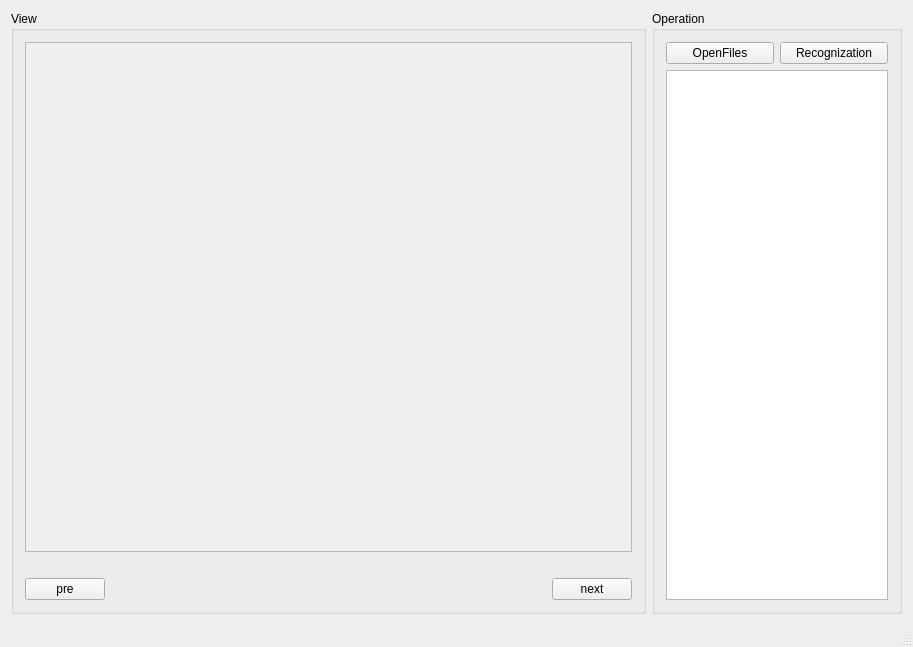
<?xml version="1.0" encoding="UTF-8"?>
<ui version="4.0">
 <class>NumberORCClass</class>
 <widget class="QMainWindow" name="NumberORCClass">
  <property name="geometry">
   <rect>
    <x>0</x>
    <y>0</y>
    <width>913</width>
    <height>647</height>
   </rect>
  </property>
  <property name="windowTitle">
   <string>NumberORC</string>
  </property>
  <widget class="QWidget" name="centralWidget">
   <layout class="QHBoxLayout" name="horizontalLayout_4">
    <item>
     <widget class="QGroupBox" name="groupBox_view">
      <property name="title">
       <string>View</string>
      </property>
      <layout class="QVBoxLayout" name="verticalLayout_3">
       <item>
        <widget class="QScrollArea" name="scrollArea">
         <property name="widgetResizable">
          <bool>true</bool>
         </property>
         <widget class="QWidget" name="scrollAreaWidgetContents">
          <property name="geometry">
           <rect>
            <x>0</x>
            <y>0</y>
            <width>617</width>
            <height>522</height>
           </rect>
          </property>
          <layout class="QVBoxLayout" name="verticalLayout_2">
           <item>
            <widget class="QLabel" name="label_main">
             <property name="text">
              <string/>
             </property>
            </widget>
           </item>
          </layout>
         </widget>
        </widget>
       </item>
       <item>
        <layout class="QHBoxLayout" name="horizontalLayout_2">
         <item>
          <widget class="QLabel" name="label_1">
           <property name="maximumSize">
            <size>
             <width>120</width>
             <height>120</height>
            </size>
           </property>
           <property name="text">
            <string/>
           </property>
          </widget>
         </item>
         <item>
          <widget class="QLabel" name="label_2">
           <property name="maximumSize">
            <size>
             <width>120</width>
             <height>120</height>
            </size>
           </property>
           <property name="text">
            <string/>
           </property>
          </widget>
         </item>
         <item>
          <widget class="QLabel" name="label_3">
           <property name="maximumSize">
            <size>
             <width>120</width>
             <height>120</height>
            </size>
           </property>
           <property name="text">
            <string/>
           </property>
          </widget>
         </item>
        </layout>
       </item>
       <item>
        <layout class="QHBoxLayout" name="horizontalLayout_3">
         <item>
          <widget class="QPushButton" name="pushButton_pre">
           <property name="text">
            <string>pre</string>
           </property>
          </widget>
         </item>
         <item>
          <spacer name="horizontalSpacer">
           <property name="orientation">
            <enum>Qt::Horizontal</enum>
           </property>
           <property name="sizeHint" stdset="0">
            <size>
             <width>40</width>
             <height>20</height>
            </size>
           </property>
          </spacer>
         </item>
         <item>
          <widget class="QPushButton" name="pushButton_next">
           <property name="text">
            <string>next</string>
           </property>
          </widget>
         </item>
        </layout>
       </item>
      </layout>
     </widget>
    </item>
    <item>
     <widget class="QGroupBox" name="groupBox_operation">
      <property name="minimumSize">
       <size>
        <width>150</width>
        <height>0</height>
       </size>
      </property>
      <property name="maximumSize">
       <size>
        <width>250</width>
        <height>16777215</height>
       </size>
      </property>
      <property name="title">
       <string>Operation</string>
      </property>
      <layout class="QVBoxLayout" name="verticalLayout">
       <item>
        <layout class="QHBoxLayout" name="horizontalLayout">
         <item>
          <widget class="QPushButton" name="pushButton_openfiles">
           <property name="text">
            <string>OpenFiles</string>
           </property>
          </widget>
         </item>
         <item>
          <widget class="QPushButton" name="pushButton_recognization">
           <property name="text">
            <string>Recognization</string>
           </property>
          </widget>
         </item>
        </layout>
       </item>
       <item>
        <widget class="QTextEdit" name="textEdit"/>
       </item>
      </layout>
     </widget>
    </item>
   </layout>
  </widget>
  <widget class="QStatusBar" name="statusBar"/>
 </widget>
 <layoutdefault spacing="6" margin="11"/>
 <resources>
  <include location="numberorc.qrc"/>
 </resources>
 <connections/>
</ui>
